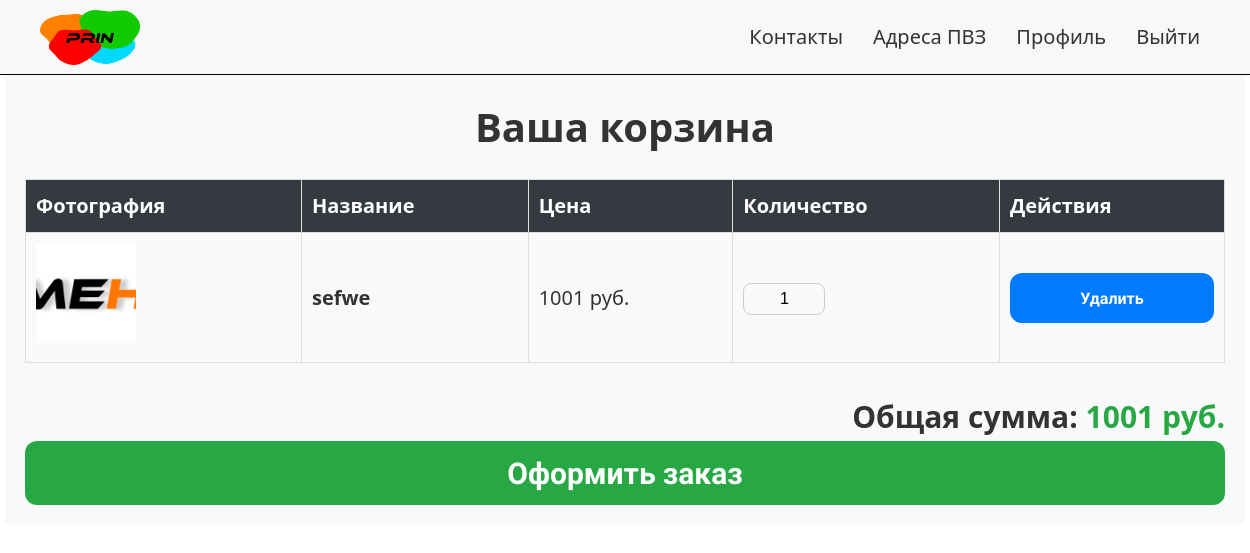
/profile/basket (signed in), run on the app's committed database.
### tables this page shows
CREATE TABLE cart_items (
    id INTEGER PRIMARY KEY AUTOINCREMENT,
    user_id INTEGER NOT NULL,
    product_articul INTEGER NOT NULL,
    quantity INTEGER NOT NULL DEFAULT 1,
    FOREIGN KEY (user_id) REFERENCES accounts(id),
    FOREIGN KEY (product_articul) REFERENCES products(articul)
);

CREATE TABLE "products"
(
    articul        INTEGER
        primary key,
    name           TEXT    not null,
    description    TEXT,
    price          integer not null,
    stock_quantity INTEGER not null,
    image_url      TEXT,
    user_id        INTEGER not null,
    created_at     DATETIME default (datetime('now', '+4 hours')),
    updated_at     DATETIME default (datetime('now', '+4 hours'))
);

### app.py (the view)
@app.route('/profile/basket', methods=['GET', 'POST'])
@login_required
def basket():
    db = get_db()
    user_id = current_user.id
    basket_items = db.execute('''
        SELECT ci.id, ci.quantity, p.articul, p.name, p.price, p.image_url
        FROM cart_items ci
        JOIN products p ON ci.product_articul = p.articul
        WHERE ci.user_id = ?
    ''', (user_id,)).fetchall()
    total_price = sum(item['price'] * item['quantity'] for item in basket_items)
    if request.method == 'POST':
        product_id = request.form.get('product_id')
        db.execute('DELETE FROM cart_items WHERE id = ?', (product_id,))
        db.commit()
        flash('Товар удалён из корзины.', 'success')
        return redirect(url_for('basket'))
    return render_template('basket.html', basket_items=basket_items, total_price=total_price)

### app.py (called while the page is built)
@login_manager.user_loader
def load_user(user_id):
    db = get_db()
    cursor = db.execute('SELECT * FROM accounts WHERE id = ?', (user_id,))
    user_data = cursor.fetchone()
    if user_data:
        role = user_data['role'] if 'role' in user_data else 'user'
        return User(
            id=user_data['id'],
            username=user_data['username'],
            password_hash=user_data['password'],
            role=role
        )
    return None

def get_db():
    db = getattr(g, '_database', None)
    if db is None:
        db = g._database = sqlite3.connect(DATABASE)
        db.row_factory = sqlite3.Row
    return db

@app.teardown_appcontext
def close_connection(exception):
    db = getattr(g, '_database', None)
    if db is not None:
        db.close()

### templates/basket.html (shortened to what this page needs)
<!DOCTYPE html>
<html lang="ru">
<head>
    <link rel="stylesheet" href="/static/css/style.css">
</head>
<body>
<header class="header">
    <nav class="nav">
        <ul class="nav-list">
            <a href="/" class="logo">
            <img src="/static/images/logo.png" alt="Лого">
            </a>
            <li><a href="/contacts">Контакты</a></li>
            <li><a href="/pvzadresa">Адреса ПВЗ</a></li>
            {% if current_user.is_authenticated %}
                <li><a href="/profile">Профиль</a></li>
                <li><a href="/logout">Выйти</a></li>
            {% else %}
                <li><a href="/login">Войти</a></li>
                <li><a href="/signup">Зарегистрироваться</a></li>
            {% endif %}
        </ul>
    </nav>
</header>
<div class="basket-container">
    <div class="basket-header">Ваша корзина</div>
    {% if not basket_items %}
    <div class="basket-empty-message">
        Ваша корзина пуста.
    </div>
    <a href="{{ url_for('catalog') }}" class="btn btn-primary">Перейти к каталогу</a>
    {% else %}
        <table class="basket-table">
            <thead>
                <tr>
                    <th>Фотография</th>
                    <th>Название</th>
                    <th>Цена</th>
                    <th>Количество</th>
                    <th>Действия</th>
                </tr>
            </thead>
            <tbody>
                {% for item in basket_items %}
                    <tr>
                        <td><img src="{{ item['image_url'] }}" alt="{{ item['name'] }}"></td>
                        <td class="basket-item-name">{{ item['name'] }}</td>
                        <td class="basket-item-price">{{ item['price'] }} руб.</td>
                        <td class="basket-item-quantity">
                            <input type="number" min="1" value="{{ item['quantity'] }}"
                                   data-item-id="{{ item['id'] }}"
                                   class="quantity-input">
                        </td>
                        <td class="basket-action-buttons">
                            <form action="{{ url_for('remove_from_basket') }}" method="POST" style="display:inline;">
                                <button type="submit">Удалить</button>
                            </form>
                        </td>
                    </tr>
                {% endfor %}
            </tbody>
        </table>
        <div class="basket-footer">
            <div>Общая сумма: <span class="total-price">{{ total_price }} руб.</span></div>
            <form action="/order">
                <button class="checkout-button" type="submit">Оформить заказ</button>
            </form>
        </div>
    {% endif %}
</div>
</body>
</html>

### static/css/style.css (style rules this page uses)
body { font-family: 'system-ui','Rubik Spray Paint','Inter','Montserrat','Itim',sans-serif; font-size: 20px; color: #333; line-height: 1.6; height: 100%; min-height: 100vh; }
html, body { height: 100%; margin: 0; padding: 0; display: flex; flex-direction: column; }
.header { background-color: #f8f8f8; border-bottom: 1px solid black; position: sticky; z-index: 1000; top: 0; }
.logo img { max-width: 100px; max-height: 100px; padding-top: 10px; }
.logo { margin-right: auto; }
.nav-list { display: flex; justify-content: flex-end; list-style: none; margin: 0; padding-right: 50px; align-items: center; gap: 10px; }
.nav-list li { display: inline-block; margin-left: 20px; }
.nav-list a { text-decoration: none; color: #333; font-weight: 500; transition: color 0.3s ease; }
body :not(header) button { padding: 14px; font-size: 16px; font-weight: bold; color: white; background-color: #007bff; border: none; border-radius: 12px; cursor: pointer; transition: background-color 0.2s; width: 100%; height: 50px; font-family: 'Inter', 'Montserrat', 'Itim', sans-serif; }
a { text-decoration: none !important; color: inherit !important; cursor: pointer !important; }
.basket-container { width: 100%; max-width: 1200px; margin: 0 auto; padding: 20px; background-color: #f8f9fa; }
.basket-header { text-align: center; font-size: 2em; font-weight: bold; margin-bottom: 20px; }
.basket-table { width: 100%; border-collapse: collapse; margin-bottom: 30px; }
.basket-table th, .basket-table td { padding: 10px; text-align: left; border: 1px solid #ddd; }
.basket-table th { background-color: #343a40; color: white; }
.basket-table td img { width: 100px; height: 100px; object-fit: cover; }
.basket-item-name { font-weight: bold; }
.basket-item-price, .basket-item-quantity { text-align: right; }
.basket-action-buttons { text-align: right; }
.basket-action-buttons button { background-color: #007bff; color: white; border: none; padding: 5px 10px; cursor: pointer; font-size: 1rem; }
.basket-footer { text-align: right; font-size: 1.5em; font-weight: bold; }
.basket-footer .total-price { color: #28a745; }
.basket-footer .checkout-button { background-color: #28a745; color: white; border: none; font-size: 30px; cursor: pointer; height: auto; }
.quantity-input { width: 60px; padding: 6px 10px; font-size: 16px; border: 1px solid #ccc; border-radius: 8px; text-align: center; transition: all 0.2s ease-in-out; outline: none; background-color: #f9f9f9; appearance: textfield; }

### data on the page
cart_items: image_url (picture), name "sefwe", price "1001", quantity "1"

### other printed values
{{ total_price }} "1001"
